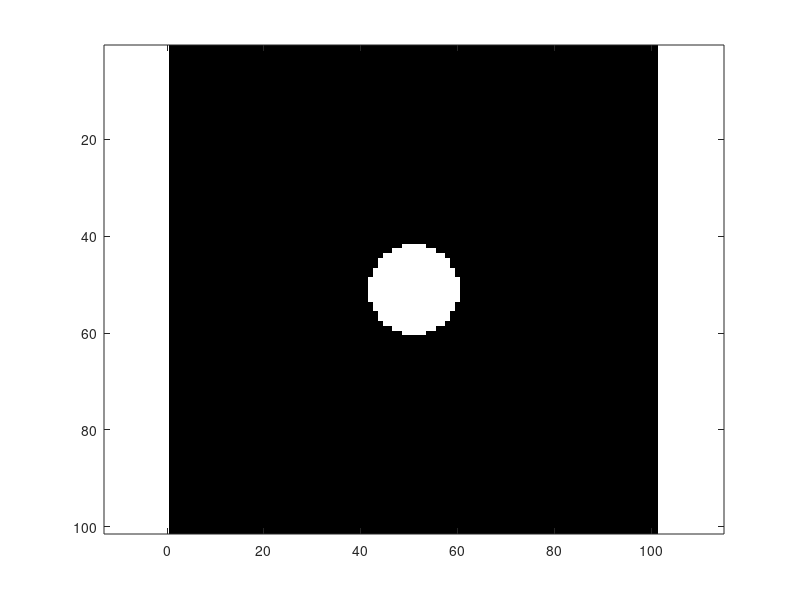

The MATLAB script that drew this image: (Note: this script raises an error after producing the figure.)
%% Initialize a clean workspace
clear all, close all

%% PART 1: SIMULATE THE PATTERN
% This code simulates migration in response to the circular pattern from
% Figure 2E-G.

% 1.1 Make a uniform initial pattern of cells
ic = ones(101,101); % a 101 x 101 discretized grid of cells

imshow(ic)

% 1.2 Construct an illumination circle centered at the origin

R = 9.35; % 500 um / 5400 um * 101 units = 9.35 unit diameter

x = -50:50;
y = -50:50;
[xx, yy] = meshgrid(x,y);

u = zeros(size(xx));
u((xx.^2+yy.^2) < R^2)=1; 

figure(1)
imagesc(u)
axis equal
pattern = u;

% 1.3 Simulate this model
N = 101;
L = 5400;  % simulation width in um (6 mm = 6,000 um)
tF = 1920; % simulation time in min (32 h = 1,920 min)

f = construct_2D_model(N,L,pattern);

ic = reshape(ic,N^2,1);
tic
[t,y] = ode15s(f, [0 tF], ic);
toc

tv = linspace(0,tF,100);
yv = interp1(t, y, tv);

save Fig2G_simulation_results L N tF tv yv

%% PLOT RESULTS
% This code plots the simulation related to the experimental data of Figure 2G.

load Fig2G_simulation_results

xv = linspace(0,L,N);
[X Y] = meshgrid(xv, xv);

% Get 20 hour data
i20 = find(tv >= 20*60, 1, 'first');
Z20 = reshape(yv(i20,:),N,N);

% Get 32 hour data
i32 = find(tv >= 32*60, 1, 'first');
Z32 = reshape(yv(i32,:),N,N);

% Plot the 20 and 32 hour data as in Fig. 2G
xx = X(51,51:end)-L/2;
plot(xx, Z20(51,51:end), xx, Z32(51,51:end))
xlabel('distance from center')
ylabel('relative cell density')
legend({'20 h' '32 h'}), legend boxoff
set(gca, 'ylim', [0 2])
set(gca, 'xlim', [0 1000])
set(gcf, 'position', [360 290 360 310])
